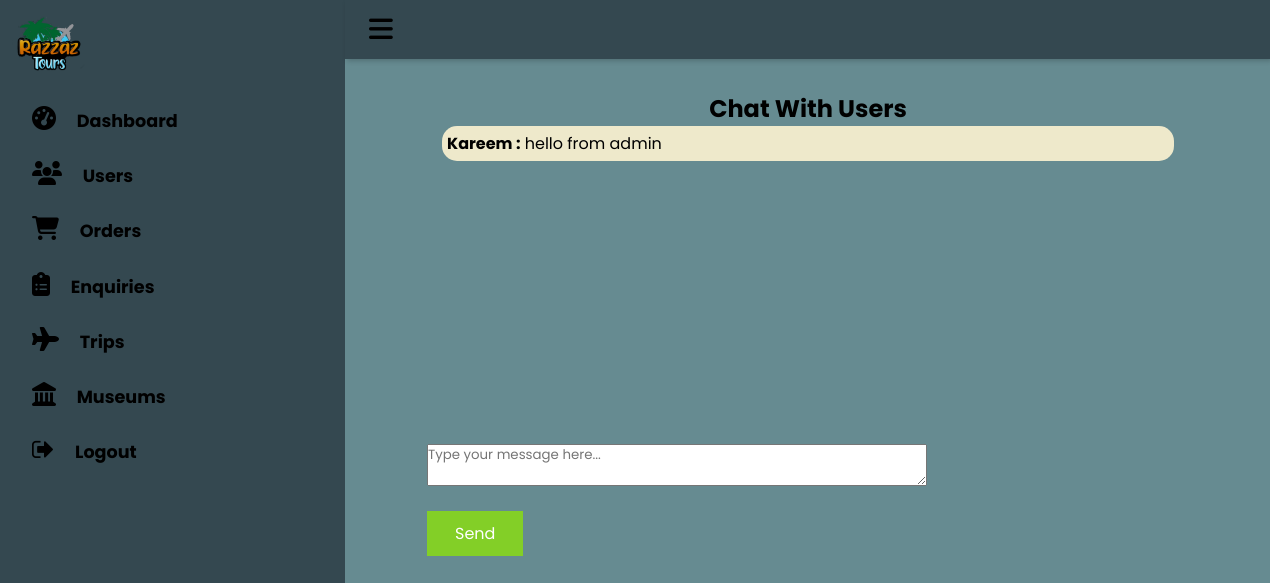
The page /ChatAdminN.php?id=10 on the database as committed earlier.
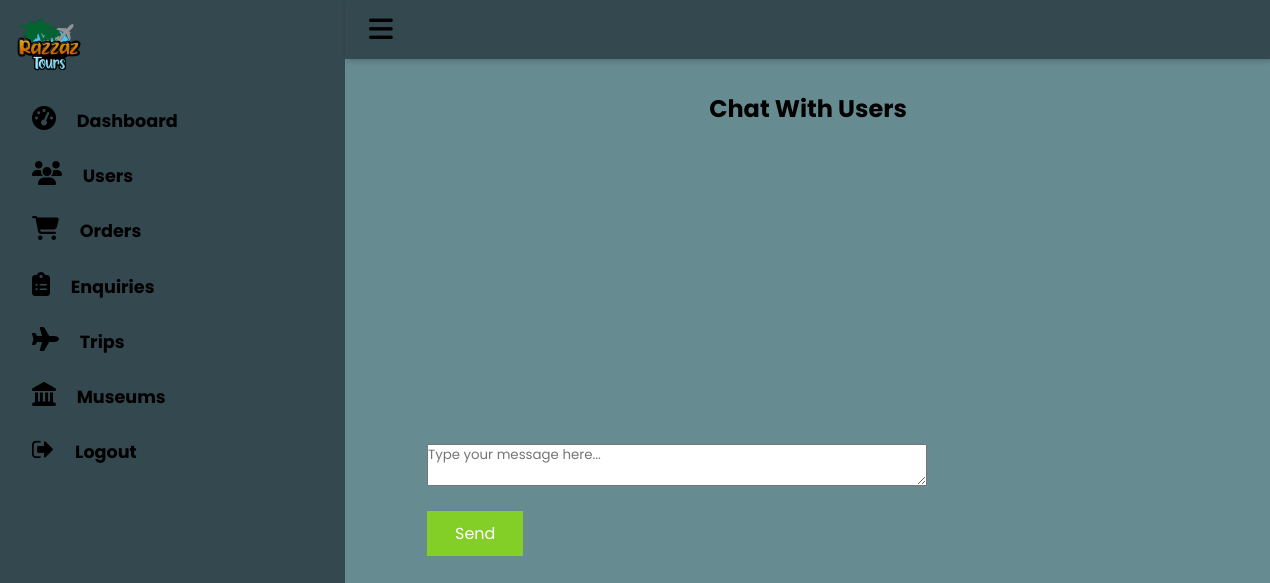
The same page on the database as committed later.
### tables this page shows
CREATE TABLE `chat` (
  `id` int(11) NOT NULL,
  `sender` int(11) NOT NULL,
  `sender_name` varchar(255) NOT NULL,
  `reciever` int(11) NOT NULL,
  `message` varchar(255) NOT NULL,
  `links` varchar(250) NOT NULL,
  `images` blob NOT NULL,
  `time` timestamp NOT NULL DEFAULT current_timestamp()
);

### ChatAdminN.php (the view, shortened to what this page needs)
<?php
	include 'DB.php';
	if(isset($_GET['id'])){
		$id = mysqli_real_escape_string($conn, $_GET['id']);
        $sql = "SELECT * FROM `chat` WHERE sender = $id OR reciever = $id";
		$result = mysqli_query($conn, $sql);
    }
?>
<html>
    <head>
      <header>
<?php include'adminmenu.php'; ?>
</header>
    </head>
    <body style=" background-color: #668B91;">
    <link rel="stylesheet" href="assets/css/chat.css">
<div style="margin-left: 300px;" class="container">
  <div class="display-chat">
  <h2>Chat With Users</h2>
<?php
		while($row= $result->fetch_assoc())
		{
?>
		<div class="message">
			<p>
				<span><?php echo $row['sender_name']; ?> :</span>
				<?php echo $row['message']; ?>
        <br>
			</p>
		</div>
<?php
		}
?>
  </div>
  <form class="form-horizontal" method="post" action="sendMessageAdminN.php">
    <div class="form-group">
      <div class="col-sm-10">
        <textarea name="msg" class="form-control" style= "width:500px" placeholder="Type your message here..."></textarea>
      </div>
	         <br>
      <div class="col-sm-2">
        <button type="submit"  style= "background-color: #83cf27; "class="success">Send</button>
      </div>
    </div>
  </form>
</div>
</body>
</html>

Rows that differ between the two databases and show on the page:
removed chat: sender_name "Kareem", message "hello from admin"
